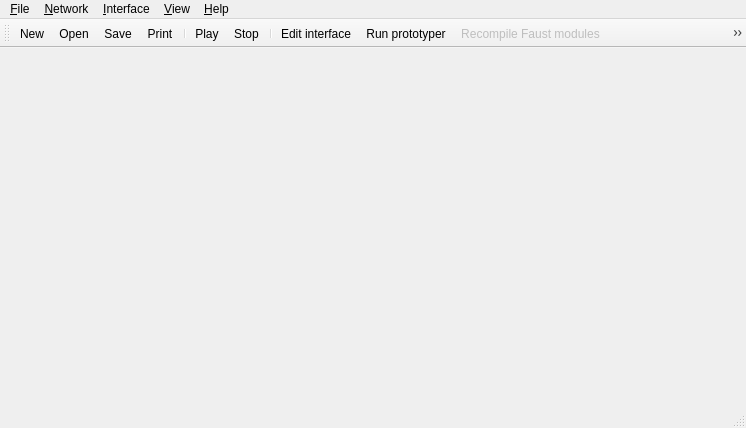
<ui version="4.0" >
 <class>MainWindow</class>
 <widget class="QMainWindow" name="MainWindow" >
  <property name="geometry" >
   <rect>
    <x>0</x>
    <y>0</y>
    <width>746</width>
    <height>428</height>
   </rect>
  </property>
  <property name="windowTitle" >
   <string>CLAM Networ Editor</string>
  </property>
  <property name="windowIcon" >
   <iconset resource="images.qrc" >
    <normaloff>:/icons/images/NetworkEditor-icon.svg</normaloff>:/icons/images/NetworkEditor-icon.svg</iconset>
  </property>
  <widget class="QWidget" name="centralwidget" >
   <property name="geometry" >
    <rect>
     <x>0</x>
     <y>69</y>
     <width>746</width>
     <height>336</height>
    </rect>
   </property>
   <layout class="QHBoxLayout" >
    <property name="spacing" >
     <number>6</number>
    </property>
    <property name="margin" >
     <number>9</number>
    </property>
   </layout>
  </widget>
  <widget class="QMenuBar" name="menubar" >
   <property name="geometry" >
    <rect>
     <x>0</x>
     <y>0</y>
     <width>746</width>
     <height>30</height>
    </rect>
   </property>
   <widget class="QMenu" name="menu_File" >
    <property name="title" >
     <string>&amp;File</string>
    </property>
    <widget class="QMenu" name="menuOpen_recent" >
     <property name="title" >
      <string>Open &amp;Recent</string>
     </property>
     <property name="icon" >
      <iconset resource="images.qrc" >
       <normaloff>:/icons/images/fileopen.png</normaloff>:/icons/images/fileopen.png</iconset>
     </property>
     <addaction name="separator" />
    </widget>
    <addaction name="action_New" />
    <addaction name="action_New_dummy" />
    <addaction name="action_Open" />
    <addaction name="menuOpen_recent" />
    <addaction name="action_Open_example" />
    <addaction name="action_Save" />
    <addaction name="action_Save_as" />
    <addaction name="separator" />
    <addaction name="action_Print" />
    <addaction name="separator" />
    <addaction name="action_Quit" />
   </widget>
   <widget class="QMenu" name="menuHelp" >
    <property name="title" >
     <string>&amp;Help</string>
    </property>
    <addaction name="action_Whats_this" />
    <addaction name="action_Online_tutorial" />
    <addaction name="action_About" />
   </widget>
   <widget class="QMenu" name="menu_View" >
    <property name="title" >
     <string>&amp;View</string>
    </property>
    <addaction name="action_Show_processing_toolbox" />
    <addaction name="action_Default_zoom" />
    <addaction name="action_Zoom_in" />
    <addaction name="action_Zoom_out" />
   </widget>
   <widget class="QMenu" name="menu_Network" >
    <property name="title" >
     <string>&amp;Network</string>
    </property>
    <addaction name="action_Play" />
    <addaction name="action_Stop" />
    <addaction name="separator" />
    <addaction name="action_Compile_as_ladspa_plugin" />
   </widget>
   <widget class="QMenu" name="menu_Interface" >
    <property name="title" >
     <string>&amp;Interface</string>
    </property>
    <widget class="QMenu" name="menuFaust" >
     <property name="enabled" >
      <bool>false</bool>
     </property>
     <property name="title" >
      <string>Faust</string>
     </property>
     <property name="icon" >
      <iconset resource="images.qrc" >
       <normaloff>:/icons/images/faustlogo.svg</normaloff>:/icons/images/faustlogo.svg</iconset>
     </property>
     <addaction name="action_Compile_Faust_Modules" />
     <addaction name="action_Reload_Faust_Modules" />
     <addaction name="action_Embed_SVG_Diagrams_Option" />
    </widget>
    <addaction name="action_Edit_interface" />
    <addaction name="action_Run_prototyper" />
    <addaction name="separator" />
    <addaction name="menuFaust" />
   </widget>
   <addaction name="menu_File" />
   <addaction name="menu_Network" />
   <addaction name="menu_Interface" />
   <addaction name="menu_View" />
   <addaction name="menuHelp" />
  </widget>
  <widget class="QStatusBar" name="statusbar" >
   <property name="geometry" >
    <rect>
     <x>0</x>
     <y>405</y>
     <width>746</width>
     <height>23</height>
    </rect>
   </property>
  </widget>
  <widget class="QToolBar" name="toolBar" >
   <property name="geometry" >
    <rect>
     <x>0</x>
     <y>30</y>
     <width>746</width>
     <height>39</height>
    </rect>
   </property>
   <property name="windowTitle" >
    <string>Main ToolBar</string>
   </property>
   <property name="orientation" >
    <enum>Qt::Horizontal</enum>
   </property>
   <attribute name="toolBarArea" >
    <enum>TopToolBarArea</enum>
   </attribute>
   <attribute name="toolBarBreak" >
    <bool>false</bool>
   </attribute>
   <addaction name="action_New" />
   <addaction name="action_OpenToolbar" />
   <addaction name="action_Save" />
   <addaction name="action_Print" />
   <addaction name="separator" />
   <addaction name="action_Play" />
   <addaction name="action_Stop" />
   <addaction name="separator" />
   <addaction name="action_Edit_interface" />
   <addaction name="action_Run_prototyper" />
   <addaction name="action_Compile_Faust_Modules" />
   <addaction name="action_Compile_as_ladspa_plugin" />
   <addaction name="separator" />
   <addaction name="action_Show_processing_toolbox" />
   <addaction name="action_Zoom_in" />
   <addaction name="action_Default_zoom" />
   <addaction name="action_Zoom_out" />
   <addaction name="separator" />
   <addaction name="action_Online_tutorial" />
   <addaction name="action_Whats_this" />
  </widget>
  <action name="action_New" >
   <property name="icon" >
    <iconset resource="images.qrc" >
     <normaloff>:/icons/images/filenew.png</normaloff>:/icons/images/filenew.png</iconset>
   </property>
   <property name="text" >
    <string>&amp;New</string>
   </property>
   <property name="iconText" >
    <string>New</string>
   </property>
   <property name="shortcut" >
    <string>Ctrl+N</string>
   </property>
  </action>
  <action name="action_Open" >
   <property name="icon" >
    <iconset resource="images.qrc" >
     <normaloff>:/icons/images/fileopen.png</normaloff>:/icons/images/fileopen.png</iconset>
   </property>
   <property name="text" >
    <string>&amp;Open</string>
   </property>
   <property name="shortcut" >
    <string>Ctrl+O</string>
   </property>
  </action>
  <action name="action_Open_example" >
   <property name="icon" >
    <iconset resource="images.qrc" >
     <normaloff>:/icons/images/fileopen.png</normaloff>:/icons/images/fileopen.png</iconset>
   </property>
   <property name="text" >
    <string>Open e&amp;xample</string>
   </property>
   <property name="shortcut" >
    <string>Ctrl+E</string>
   </property>
  </action>
  <action name="action_Play" >
   <property name="icon" >
    <iconset resource="images.qrc" >
     <normaloff>:/icons/images/player_play.png</normaloff>:/icons/images/player_play.png</iconset>
   </property>
   <property name="text" >
    <string>Play</string>
   </property>
   <property name="shortcut" >
    <string>Space</string>
   </property>
  </action>
  <action name="action_Save" >
   <property name="icon" >
    <iconset resource="images.qrc" >
     <normaloff>:/icons/images/filesave.png</normaloff>:/icons/images/filesave.png</iconset>
   </property>
   <property name="text" >
    <string>&amp;Save</string>
   </property>
   <property name="shortcut" >
    <string>Ctrl+S</string>
   </property>
  </action>
  <action name="action_Stop" >
   <property name="icon" >
    <iconset resource="images.qrc" >
     <normaloff>:/icons/images/player_stop.png</normaloff>:/icons/images/player_stop.png</iconset>
   </property>
   <property name="text" >
    <string>Stop</string>
   </property>
   <property name="shortcut" >
    <string>Esc</string>
   </property>
  </action>
  <action name="action_Save_as" >
   <property name="icon" >
    <iconset resource="images.qrc" >
     <normaloff>:/icons/images/filesaveas.png</normaloff>:/icons/images/filesaveas.png</iconset>
   </property>
   <property name="text" >
    <string>Save &amp;as</string>
   </property>
  </action>
  <action name="action_Quit" >
   <property name="icon" >
    <iconset resource="images.qrc" >
     <normaloff>:/icons/images/exit.png</normaloff>:/icons/images/exit.png</iconset>
   </property>
   <property name="text" >
    <string>&amp;Quit</string>
   </property>
   <property name="shortcut" >
    <string>Ctrl+Q</string>
   </property>
  </action>
  <action name="action_About" >
   <property name="icon" >
    <iconset resource="images.qrc" >
     <normaloff>:/icons/images/NetworkEditor-icon.png</normaloff>:/icons/images/NetworkEditor-icon.png</iconset>
   </property>
   <property name="text" >
    <string>&amp;About</string>
   </property>
  </action>
  <action name="action_Show_processing_toolbox" >
   <property name="checkable" >
    <bool>true</bool>
   </property>
   <property name="checked" >
    <bool>true</bool>
   </property>
   <property name="icon" >
    <iconset resource="images.qrc" >
     <normaloff>:/icons/images/view_tree.png</normaloff>:/icons/images/view_tree.png</iconset>
   </property>
   <property name="text" >
    <string>Show &amp;processing toolbox</string>
   </property>
  </action>
  <action name="action_Whats_this" >
   <property name="icon" >
    <iconset resource="images.qrc" >
     <normaloff>:/icons/images/contexthelp.png</normaloff>:/icons/images/contexthelp.png</iconset>
   </property>
   <property name="text" >
    <string>&amp;What's this</string>
   </property>
   <property name="shortcut" >
    <string/>
   </property>
  </action>
  <action name="action_Online_tutorial" >
   <property name="icon" >
    <iconset resource="images.qrc" >
     <normaloff>:/icons/images/help.png</normaloff>:/icons/images/help.png</iconset>
   </property>
   <property name="text" >
    <string>Online tutorial</string>
   </property>
  </action>
  <action name="action_Run_prototyper" >
   <property name="icon" >
    <iconset resource="images.qrc" >
     <normaloff>:/icons/images/exec.png</normaloff>:/icons/images/exec.png</iconset>
   </property>
   <property name="text" >
    <string>Run prototyper</string>
   </property>
  </action>
  <action name="action_Print" >
   <property name="icon" >
    <iconset resource="images.qrc" >
     <normaloff>:/icons/images/fileprint.png</normaloff>:/icons/images/fileprint.png</iconset>
   </property>
   <property name="text" >
    <string>Print</string>
   </property>
   <property name="shortcut" >
    <string>Ctrl+P</string>
   </property>
  </action>
  <action name="action_Edit_interface" >
   <property name="icon" >
    <iconset resource="images.qrc" >
     <normaloff>:/icons/images/designer.png</normaloff>:/icons/images/designer.png</iconset>
   </property>
   <property name="text" >
    <string>&amp;Edit interface</string>
   </property>
  </action>
  <action name="action_Zoom_in" >
   <property name="icon" >
    <iconset resource="images.qrc" >
     <normaloff>:/icons/images/viewmag+.png</normaloff>:/icons/images/viewmag+.png</iconset>
   </property>
   <property name="text" >
    <string>Zoom &amp;in</string>
   </property>
   <property name="shortcut" >
    <string>+</string>
   </property>
  </action>
  <action name="action_Zoom_out" >
   <property name="icon" >
    <iconset resource="images.qrc" >
     <normaloff>:/icons/images/viewmag-.png</normaloff>:/icons/images/viewmag-.png</iconset>
   </property>
   <property name="text" >
    <string>Zoom &amp;out</string>
   </property>
   <property name="shortcut" >
    <string>-</string>
   </property>
  </action>
  <action name="action_Default_zoom" >
   <property name="icon" >
    <iconset resource="images.qrc" >
     <normaloff>:/icons/images/viewmag1.png</normaloff>:/icons/images/viewmag1.png</iconset>
   </property>
   <property name="text" >
    <string>&amp;Default zoom</string>
   </property>
  </action>
  <action name="action_New_dummy" >
   <property name="icon" >
    <iconset resource="images.qrc" >
     <normaloff>:/icons/images/filenew.png</normaloff>:/icons/images/filenew.png</iconset>
   </property>
   <property name="text" >
    <string>New dummy</string>
   </property>
  </action>
  <action name="action_OpenToolbar" >
   <property name="icon" >
    <iconset resource="images.qrc" >
     <normaloff>:/icons/images/fileopen_draggable.png</normaloff>:/icons/images/fileopen_draggable.png</iconset>
   </property>
   <property name="text" >
    <string>&amp;Open</string>
   </property>
  </action>
  <action name="action_Compile_Faust_Modules" >
   <property name="enabled" >
    <bool>false</bool>
   </property>
   <property name="icon" >
    <iconset resource="images.qrc" >
     <normaloff>:/icons/images/faust_compile.svg</normaloff>:/icons/images/faust_compile.svg</iconset>
   </property>
   <property name="text" >
    <string>&amp;Recompile Faust modules</string>
   </property>
  </action>
  <action name="action_Reload_Faust_Modules" >
   <property name="icon" >
    <iconset resource="images.qrc" >
     <normaloff>:/icons/images/reload.svg</normaloff>:/icons/images/reload.svg</iconset>
   </property>
   <property name="text" >
    <string>Re&amp;load Faust modules</string>
   </property>
  </action>
  <action name="action_Embed_SVG_Diagrams_Option" >
   <property name="checkable" >
    <bool>true</bool>
   </property>
   <property name="text" >
    <string>&amp;Embed SVG diagrams on new processings</string>
   </property>
  </action>
  <action name="action_Compile_as_ladspa_plugin" >
   <property name="icon" >
    <iconset resource="images.qrc" >
     <normaloff>:/icons/images/compile_ladspa.svg</normaloff>:/icons/images/compile_ladspa.svg</iconset>
   </property>
   <property name="text" >
    <string>Compile as &amp;Ladspa plugin</string>
   </property>
  </action>
 </widget>
 <resources>
  <include location="images.qrc" />
 </resources>
 <connections/>
</ui>
